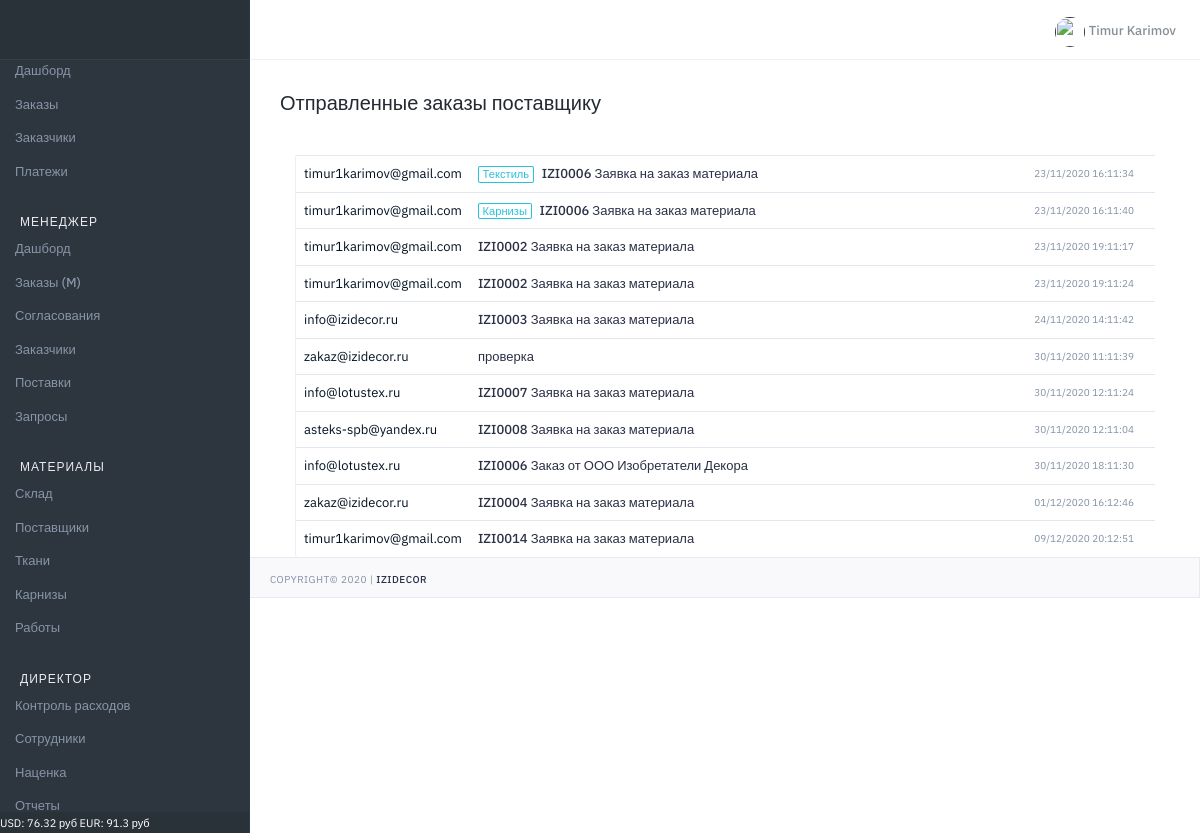
The page /manager/supplier/mail/list/ (signed in) on the database its author committed.
### markup/models.py (models this page shows, shortened)
class MarkupCurrency(models.Model):
    name = models.CharField(verbose_name='Название', max_length=100)
    value = models.FloatField(verbose_name='Значение', default=0)

### orders/models.py (models this page shows, shortened)
class SupplierMail(models.Model):
    email = models.CharField(verbose_name='email', max_length=100, blank=True)
    subject = models.CharField(verbose_name='Тема письма', max_length=100, blank=True)
    text = models.CharField(verbose_name='Текст письма', max_length=1000, blank=True)
    type_p = models.CharField(verbose_name='Тип', max_length=1000, blank=True)
    date_created = models.DateTimeField(verbose_name='Дата создания', auto_now_add=True, null=True)

### manager/views.py (the view)
# urls.py: path('supplier/mail/list/', SupplierMailList, name="supplier_mail_list"),
@login_required(login_url='login')
def SupplierMailList(request):
    mail = SupplierMail.objects.all()
    return render(request, 'manager/supplier_mail_list.html', context={'mail': mail})

### main/template_tags/custom_tags.py (called while the page is built, shortened)
@register.filter(name='has_group')
def has_group(user, group_name):
    return user.groups.filter(name=group_name).exists()

@register.simple_tag()
def get_new_orders():
    result = Order.objects.filter(status__gte=5, user_view=0).count()
    return result

@register.simple_tag()
def get_discount():
    result = Order.objects.filter(status__lte=3, discount_status=1, discount_view=0).count()
    return result

@register.simple_tag()
def get_currency():
    usd = MarkupCurrency.objects.get(name='USD')
    eur = MarkupCurrency.objects.get(name='EUR')
    f = f'USD: {round(usd.value,2)} руб  EUR: {round(eur.value,2)} руб'
    return f

@register.simple_tag()
def get_finish_orders():
    result = Order.objects.filter(status=9).count()
    all_orders = Order.objects.filter(status=8)
    count_n = 0
    return result+count_n

### manager/templates/manager/supplier_mail_list.html
{% extends "main/base.html" %}
{% block title_h1 %}Отправленные заказы поставщику{% endblock %}
{% block body_content %}
                  <div class="col-lg-12 email-right-sidebar">
                     <div class="card bd-r-0-force bd-t-0-force bd-b-0-force">
                        <div class="card-body pd-0">
                           <div class="table-responsive">
                              <table class="table table-hover mb-0">
                                 <tbody>
                                    {% for m in mail %}
                                       <tr>
                                          <td class="wd-15p">{{m.email}}</td>
                                          <td><a href="{% url 'manager:supplier_mail_view' id=m.id%}"><span class="badge badge-outline-info mr-2">{{m.type_p}}</span>{{m.subject}}</a></td>
                                          <td class="wd-15p">
                                             <p class="mb-0 tx-10 tx-gray-500">{{m.date_created|date:'d/m/Y H:m:s'}}</p>
                                          </td>
                                       </tr>
                                    {% endfor %}
                                 </tbody>
                              </table>
                           </div>
                        </div>
                     </div>
                  </div>
{% endblock %}

### main/templates/main/main_elements/footer.html
<div class="sidebar-footer">
   <span class="tx tx-11 tx-white">{% get_currency %}</span>
</div>

### main/templates/main/main_elements/notification.html (shortened to what this page needs)
<div class="header-right pull-right">
 <ul class="list-inline justify-content-end">
    {% if user.is_authenticated %}
       <li class="list-inline-item dropdown">
          <a  href="" role="button" data-toggle="dropdown" aria-haspopup="true" aria-expanded="false">
          <img src="/static/main/assets/images/users-face/female_icon.png" class="img-fluid wd-30 ht-30 rounded-circle" alt="">
             <span class="tx-13 tx-gray-600">{{ user.get_full_name }}</span>
          </a>
       </li>
    {% endif %}
 </ul>
</div>

### rows shown on the page
MarkupCurrency: value.value "USD: 76.32 руб EUR: 91.3 руб"
SupplierMail: email "timur1karimov@gmail.com", type_p "Текстиль", subject "IZI0006 Заявка на заказ материала", date_created "23/11/2020 16:11:34"
SupplierMail: email "timur1karimov@gmail.com", type_p "Карнизы", subject "IZI0006 Заявка на заказ материала", date_created "23/11/2020 16:11:40"
SupplierMail: email "timur1karimov@gmail.com", subject "IZI0002 Заявка на заказ материала", date_created "23/11/2020 19:11:17"
SupplierMail: email "timur1karimov@gmail.com", subject "IZI0002 Заявка на заказ материала", date_created "23/11/2020 19:11:24"
SupplierMail: email "info@izidecor.ru", subject "IZI0003 Заявка на заказ материала", date_created "24/11/2020 14:11:42"
SupplierMail: email "zakaz@izidecor.ru", subject "проверка", date_created "30/11/2020 11:11:39"
SupplierMail: email "info@lotustex.ru", subject "IZI0007 Заявка на заказ материала", date_created "30/11/2020 12:11:24"
SupplierMail: email "asteks-spb@yandex.ru", subject "IZI0008 Заявка на заказ материала", date_created "30/11/2020 12:11:04"
SupplierMail: email "info@lotustex.ru", subject "IZI0006 Заказ от ООО Изобретатели Декора", date_created "30/11/2020 18:11:30"
SupplierMail: email "zakaz@izidecor.ru", subject "IZI0004 Заявка на заказ материала", date_created "01/12/2020 16:12:46"
SupplierMail: email "timur1karimov@gmail.com", subject "IZI0014 Заявка на заказ материала", date_created "09/12/2020 20:12:51"

### other values the page prints
{{ user.get_full_name }} "Timur Karimov"
